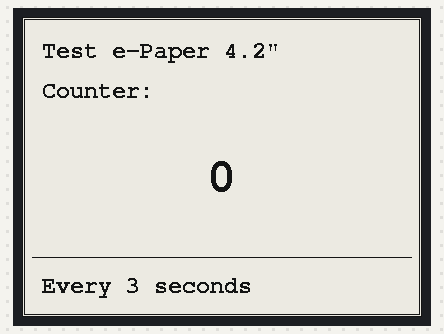
Bench run of a sketch on a simulated Arduino Uno, built for the host (arithmetic inside an expression is 32-bit, double 64-bit). Shown: 400×300 one-colour display. What the sketch prints to the serial monitor is not drawn.

Above: at 5.6 s.
At 18.2 s:
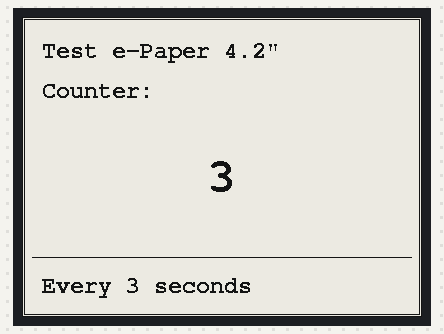
At 35.0 s:
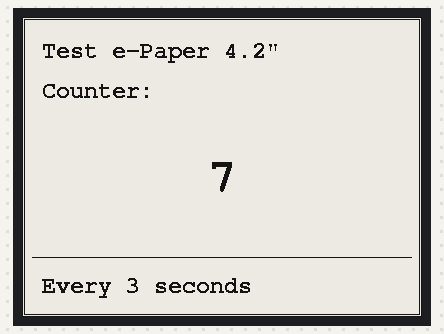
At 64.4 s:
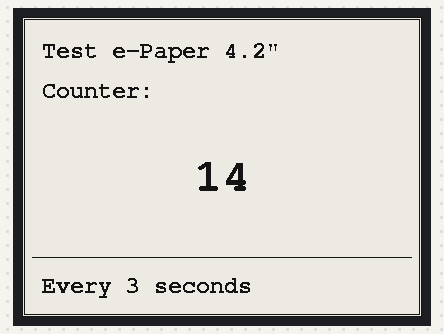
At 96.6 s:
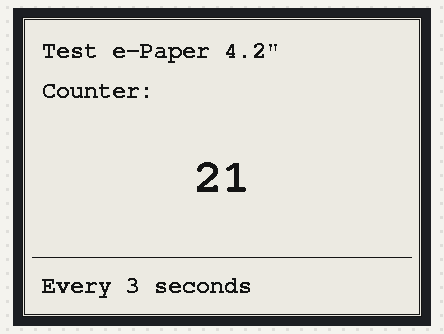
At 126.0 s:
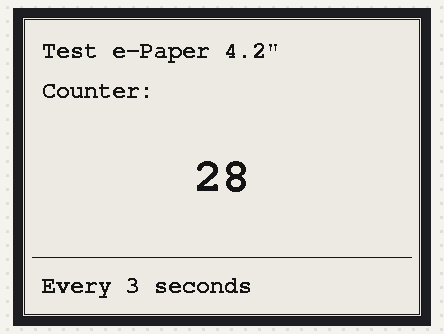

The sketch:

01_epaper_counter.ino
```cpp
// 01 - E-paper bring-up test
// WeAct Studio 4.2" e-paper (400x300, black/white, SSD1683) + ESP32-C3 SuperMini
//
// Shows a counter that goes up every 3 seconds. Only the counter area is redrawn
// (fast partial refresh); every FULL_REFRESH_EVERY counts the whole screen gets a
// full refresh to clear ghosting.
//
// Libraries: GxEPD2 (ZinggJM) + Adafruit GFX Library.
// Board: "ESP32C3 Dev Module", Tools > "USB CDC On Boot: Enabled".
// Wiring: see docs/wiring.md (only the display is needed for this test).

#include <SPI.h>
#include <GxEPD2_BW.h>
#include <Fonts/FreeMonoBold12pt7b.h>
#include <Fonts/FreeMonoBold24pt7b.h>

// ---- Display pins (same as the final wiring) ----
#define EPD_SCK   6   // display SCL
#define EPD_MOSI  7   // display SDA
#define EPD_CS    10  // display CS
#define EPD_DC    4   // display D/C
#define EPD_RST   5   // display RES
#define EPD_BUSY  20  // display BUSY

// SSD1683 controller, 400x300 (WeAct 4.2"). If the screen stays blank, see the note at the end.
GxEPD2_BW<GxEPD2_420_GDEY042T81, GxEPD2_420_GDEY042T81::HEIGHT> display(
    GxEPD2_420_GDEY042T81(EPD_CS, EPD_DC, EPD_RST, EPD_BUSY));

// Area redrawn on each count (x and width are multiples of 8)
const int CX = 16;
const int CY = 110;
const int CW = 368;
const int CH = 100;

const int FULL_REFRESH_EVERY = 20;  // one full refresh every 20 counts, to clear ghosting

uint32_t counter = 0;

void drawCounterText(uint32_t n) {
  char buf[12];
  snprintf(buf, sizeof(buf), "%lu", (unsigned long)n);

  display.setFont(&FreeMonoBold24pt7b);
  display.setTextColor(GxEPD_BLACK);

  int16_t tbx, tby;
  uint16_t tbw, tbh;
  display.getTextBounds(buf, 0, 0, &tbx, &tby, &tbw, &tbh);
  int16_t x = CX + (CW - tbw) / 2 - tbx;
  int16_t y = CY + (CH - tbh) / 2 - tby;

  display.setCursor(x, y);
  display.print(buf);
}

// Draws the whole screen (full refresh, flickers)
void drawAll(uint32_t n) {
  display.setFullWindow();
  display.firstPage();
  do {
    display.fillScreen(GxEPD_WHITE);

    // Frame and title
    display.drawRect(0, 0, display.width(), display.height(), GxEPD_BLACK);
    display.drawRect(2, 2, display.width() - 4, display.height() - 4, GxEPD_BLACK);

    display.setFont(&FreeMonoBold12pt7b);
    display.setTextColor(GxEPD_BLACK);
    display.setCursor(20, 40);
    display.print("Test e-Paper 4.2\"");
    display.setCursor(20, 80);
    display.print("Counter:");

    display.drawFastHLine(10, 240, display.width() - 20, GxEPD_BLACK);
    display.setCursor(20, 275);
    display.print("Every 3 seconds");

    drawCounterText(n);
  } while (display.nextPage());
}

// Redraws only the counter area (partial refresh, fast)
void drawCounterOnly(uint32_t n) {
  display.setPartialWindow(CX, CY, CW, CH);
  display.firstPage();
  do {
    display.fillScreen(GxEPD_WHITE);
    drawCounterText(n);
  } while (display.nextPage());
}

void setup() {
  Serial.begin(115200);
  delay(1500);  // give USB time to enumerate
  Serial.println("Starting e-paper test...");

  SPI.begin(EPD_SCK, -1, EPD_MOSI, EPD_CS);  // SCK, MISO (unused), MOSI, SS
  display.init(115200, true, 2, false);      // debug baud rate, initial reset, reset pulse (ms), no pull-down reset

  display.setRotation(0);  // 400 wide x 300 tall

  drawAll(counter);
  Serial.println("First screen drawn");
}

void loop() {
  delay(3000);
  counter++;

  if (counter % FULL_REFRESH_EVERY == 0) {
    drawAll(counter);
  } else {
    drawCounterOnly(counter);
  }

  Serial.print("Counter: ");
  Serial.println(counter);
}

// If the screen stays blank or never refreshes, try another driver class in the
// "GxEPD2_BW<...>" line above (replace it in both places):
//   GxEPD2_420_GDEY042T81 -> WeAct 4.2" with SSD1683 (most modules)
//   GxEPD2_420            -> older 4.2" panels with UC8176 (GDEW042T2)
//   GxEPD2_420_M01        -> GDEW042M01 panels
```

Measured:
- what the display in image 0 shows lasts 4.2 s, from 5.6 s to 9.8 s
